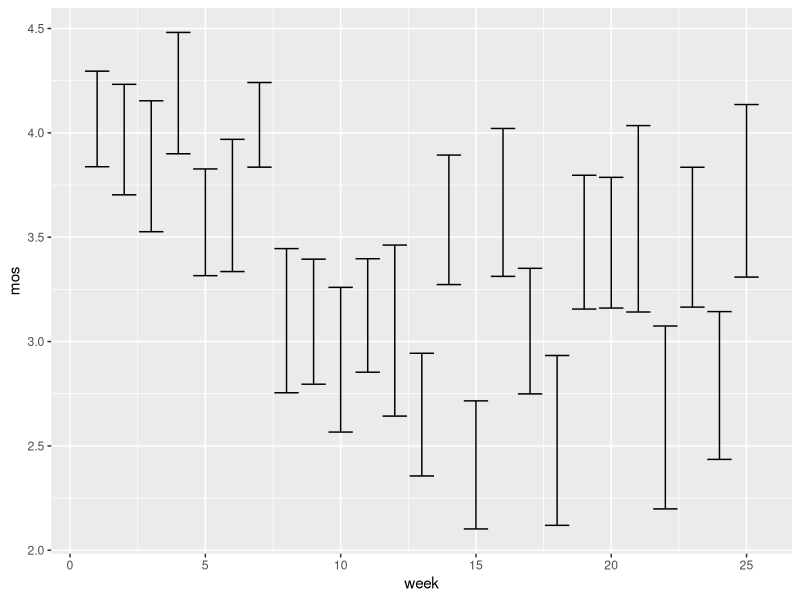

The R script that drew this image: (Note: this script raises an error after producing the figure.)
library(tidyverse)
library(dplyr)
library(ggplot2)
scores_ph <- read_csv("phase4_update_lts.csv", col_types = "fTcnlc")
scores_ph <- scores_ph[!grepl("video", scores_ph$video),]
scores_ph$video_n <- substr(scores_ph$video, 1, 3)
scores_ph$quality <- as.numeric(substr(scores_ph$video, 11, 11))
scores_ph$external_id <- substr(scores_ph$external_id, 1, 5)
scores_ph$video_n <- as.numeric(scores_ph$video_n)
#there is no video of number 36, so this part fixes the week division
scores_ph$video_n[scores_ph$video_n >35] <-  scores_ph$video_n[scores_ph$video_n >35] - 1
#there is no video of number 66, so this part fixes the week division
scores_ph$video_n[scores_ph$video_n >65] <-  scores_ph$video_n[scores_ph$video_n >65] - 1
scores_ph$week <-  as.integer(((scores_ph$video_n - 1)/7) + 1)
scores_ph$day <- scores_ph$video_n %% 7

#fix names of 4 videofiles
scores_ph$video[scores_ph$video == "001_p1204_5.0_4phreal_widoki.mp4"] <- "001_p1204_5.0_4phreal_widoki_y.mp4"
scores_ph$video[scores_ph$video == "003_p1204_2.0_4phreal_widoki.mp4"] <- "003_p1204_2.0_4phreal_widoki_n.mp4"
scores_ph$video[scores_ph$video == "009_p1204_5.0_4phreal_widoki.mp4"] <- "009_p1204_5.0_4phreal_widoki_y.mp4"
scores_ph$video[scores_ph$video == "011_p1204_2.0_4phreal_widoki.mp4"] <- "011_p1204_2.0_4phreal_widoki_y.mp4"
colnames(scores_ph)[which(names(scores_ph) == "quality")] <- "q"

df_p1204 <- read_csv("p1204_raw.csv")
colnames(df_p1204)[which(names(df_p1204) == "score")] <- "quality"
colnames(df_p1204)[which(names(df_p1204) == "video")] <- "videonm"

scores_ph4 <- scores_ph %>%
  left_join(df_p1204, by = "video_n")
scores_ph4 <- subset(scores_ph4, select=-c(videonm,q))

scores_ph4 <- scores_ph4[, c(1,2,3,4,5, 6,7,10,8,9)]

scores_ph4 <- scores_ph4 %>%
  add_column(Monday = NA,
             Tuesday = NA,
             Wednesday = NA,
             Thursday = NA,
             Friday = NA,
             Saturday = NA)
scores_ph4$Monday[scores_ph4$day == 1] <- scores_ph4$quality[scores_ph4$day == 1]
scores_ph4$Tuesday[scores_ph4$day == 2] <- scores_ph4$quality[scores_ph4$day == 2]
scores_ph4$Wednesday[scores_ph4$day == 3] <- scores_ph4$quality[scores_ph4$day == 3]
scores_ph4$Thursday[scores_ph4$day == 4] <- scores_ph4$quality[scores_ph4$day == 4]
scores_ph4$Friday[scores_ph4$day == 5] <- scores_ph4$quality[scores_ph4$day == 5]
scores_ph4$Saturday[scores_ph4$day == 6] <- scores_ph4$quality[scores_ph4$day == 6]

#delate the unfull week
scores_ph4 <- scores_ph4[!grepl("2023-08-28", scores_ph4$date),]
scores_ph4 <- scores_ph4[!grepl("2023-08-29", scores_ph4$date),]
scores_ph4 <- scores_ph4[!grepl("2023-08-30", scores_ph4$date),]
scores_ph4 <- scores_ph4[!grepl("2023-08-31", scores_ph4$date),]


df_s <- data.frame(matrix(ncol = 14, nrow = 0))
colnames(df_s) <- c("external_id", "week", "mo", "tu", "we", "th", "fr", "sa", "n", "n_lowq", "q2", "n_full", "n_obs", "q4")

w <- scores_ph4 %>% group_by(week)
z <- group_split(w)
n_watched_testers <- scores_ph4 %>%
  group_by(external_id) %>%
  dplyr::summarize(perc_videos = n()/(7*length(z)))

for (p in 1:length(z)){
  my_list <- unlist(z[p], recursive = FALSE)
  d <- as.data.frame(my_list)
  db <- d %>% filter(quality < 3)
  da <- db %>%
    group_by(external_id) %>%
    dplyr::summarize(n_lowq = n()) 
  d <- d[!duplicated(d[c("external_id","video")]),]
  dx <- d %>%
    group_by(external_id) %>%
    dplyr::summarize(week = week, n = n(), full = n(), q2 = q2, q4 = q4, mo = sum(Monday, na.rm = TRUE), tu = sum(Tuesday, na.rm = TRUE), we = sum(Wednesday, na.rm = TRUE), th = sum(Thursday, na.rm = TRUE), fr = sum(Friday, na.rm = TRUE), sa = sum(Saturday, na.rm = TRUE)) %>%
    dplyr::mutate(qq = sum(q2, na.rm = TRUE))
  dx$full <-ifelse(dx$n==7,1,0)
  dx$n_full <- sum(dx$full)/7
  d1 <- left_join(dx, da)
  d1 <- d1[complete.cases(d1$q2),]
  d1$n_obs <- nrow(d1)
  d1$mo[d1$mo == 0] = NA
  d1$tu[d1$tu == 0] = NA
  d1$we[d1$we == 0] = NA
  d1$th[d1$th == 0] = NA
  d1$fr[d1$fr == 0] = NA
  d1$sa[d1$sa == 0] = NA
  d0 <- d1[,c("external_id", "week", "mo", "tu", "we", "th", "fr", "sa", "n", "n_lowq", "q2", "n_full", "n_obs", "q4")]
  df_s <- rbind(df_s, d0)
}

df_s$week_q <- sprintf("%f,%f,%f,%f,%f,%f", df_s$mo, df_s$tu, df_s$we, df_s$th, df_s$fr, df_s$sa)

#mos for all observations
d_mos <- df_s %>%
  group_by(week) %>%
  dplyr::summarize(n_votes = n(), mos = mean(q2, na.rm = TRUE), sd = sd(q2, na.rm = TRUE))


#mos for only full observations
d_mos_full <- df_s %>% filter(n == 7) %>%
  group_by(week) %>%
  dplyr::summarize(n_votes = n(), week_q = substr(paste(week_q, collapse = ""), 1, 11), mos = mean(q2, na.rm = TRUE), sd = sd(q2, na.rm = TRUE), mean_q = mean((mo+tu+we+th+fr+sa)/6, na.rm = TRUE))

d_mos_full %>%
  ggplot(aes(week, mos)) + geom_errorbar(aes(ymin = mos - 1.96*sd/sqrt(n_votes), 
                                             ymax = mos + 1.96*sd/sqrt(n_votes)))

#check answers for content questions
scores_ph4$question <- ifelse(grepl("n.mp4", scores_ph4$video), FALSE, ifelse(grepl("y.mp4", scores_ph4$video), TRUE, NA))
scores_ph4$content_q <- ifelse(scores_ph4$question == 'FALSE' & scores_ph4$q3 == 'FALSE', 1,
                               ifelse(scores_ph4$question == 'TRUE' & scores_ph4$q3 == 'TRUE', 1, 0))

content <- scores_ph4 %>% filter(!is.na(content_q)) %>%
  group_by(external_id) %>%
  dplyr::summarize(count(content_q))

d_mos_full$tag <- ifelse(d_mos_full$week > 13, "slowmo",  "nature")

d_mos_full %>%
  ggplot(aes(week_q, mos, color = tag)) + geom_point() + geom_errorbar(aes(ymin = mos - 1.96*sd/sqrt(n_votes), ymax = mos + 1.96*sd/sqrt(n_votes))) + theme(axis.text.x = element_text(angle = 90, vjust = 0.5, hjust=1))

#summary per tester for all observations
d_tester <- df_s %>%
  group_by(external_id) %>%
  dplyr::summarize(n_votes = n(), mos = mean(q2, na.rm = TRUE), sd = sd(q2, na.rm = TRUE))


#summary per tester for only full observations
d_tester_full <- df_s %>% filter(n == 7) %>%
  group_by(external_id) %>%
  dplyr::summarize(n_votes_full = n(), mos = mean(q2, na.rm = TRUE), sd = sd(q2, na.rm = TRUE))

#days watched per tester
d_videos <- scores_ph4 %>%
  group_by(external_id) %>%
  dplyr::summarize(n_videos = n())

tester_stats_vote <- merge(d_tester, d_tester_full, by = "external_id", all.x = TRUE)
tester_stats <- merge(tester_stats_vote, d_videos, by = "external_id", all.x = TRUE)

#save as csv
write.csv(df_s,"phase4_current_results_p1204.csv", row.names = FALSE)



